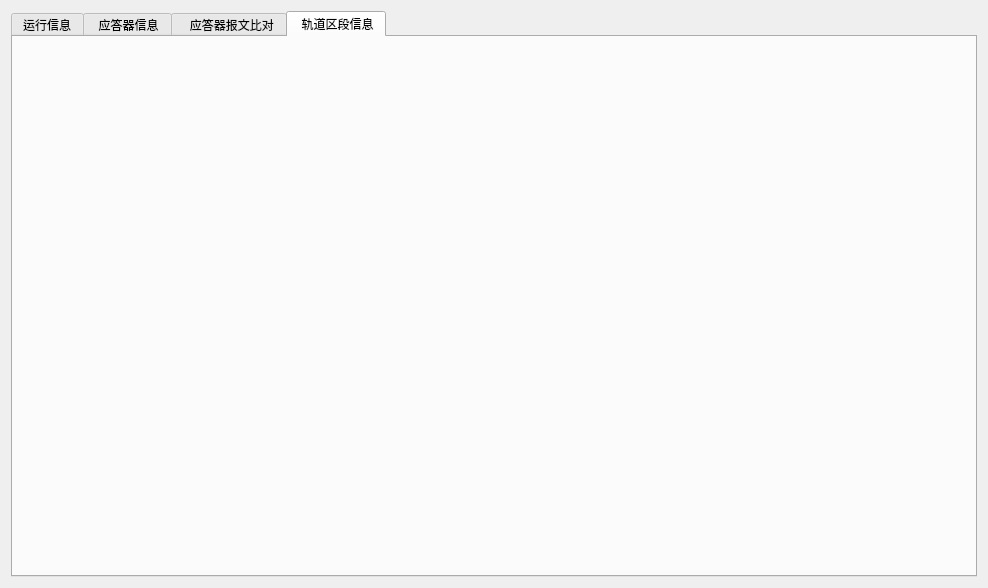
<?xml version="1.0" encoding="UTF-8"?>
<ui version="4.0">
 <class>MainWidget</class>
 <widget class="QWidget" name="MainWidget">
  <property name="geometry">
   <rect>
    <x>0</x>
    <y>0</y>
    <width>988</width>
    <height>588</height>
   </rect>
  </property>
  <property name="windowTitle">
   <string>MainWidget</string>
  </property>
  <layout class="QVBoxLayout" name="verticalLayout">
   <item>
    <widget class="QTabWidget" name="tabWidget">
     <property name="currentIndex">
      <number>3</number>
     </property>
     <widget class="FormBaseInfo" name="tabBaseInfo">
      <attribute name="title">
       <string>运行信息</string>
      </attribute>
     </widget>
     <widget class="FormBalise" name="tabBalise">
      <attribute name="title">
       <string> 应答器信息</string>
      </attribute>
     </widget>
     <widget class="FormBaliseChk" name="tabBaliseChk">
      <attribute name="title">
       <string>  应答器报文比对</string>
      </attribute>
     </widget>
     <widget class="FormTrackInfo" name="tabTrackInfo">
      <attribute name="title">
       <string> 轨道区段信息</string>
      </attribute>
     </widget>
    </widget>
   </item>
  </layout>
 </widget>
 <layoutdefault spacing="6" margin="11"/>
 <customwidgets>
  <customwidget>
   <class>FormBaseInfo</class>
   <extends>QWidget</extends>
   <header>formbaseinfo.h</header>
   <container>1</container>
  </customwidget>
  <customwidget>
   <class>FormBalise</class>
   <extends>QWidget</extends>
   <header>formbalise.h</header>
   <container>1</container>
  </customwidget>
  <customwidget>
   <class>FormBaliseChk</class>
   <extends>QWidget</extends>
   <header>formbalisechk.h</header>
   <container>1</container>
  </customwidget>
  <customwidget>
   <class>FormTrackInfo</class>
   <extends>QWidget</extends>
   <header>formtrackinfo.h</header>
   <container>1</container>
  </customwidget>
 </customwidgets>
 <resources/>
 <connections/>
</ui>
